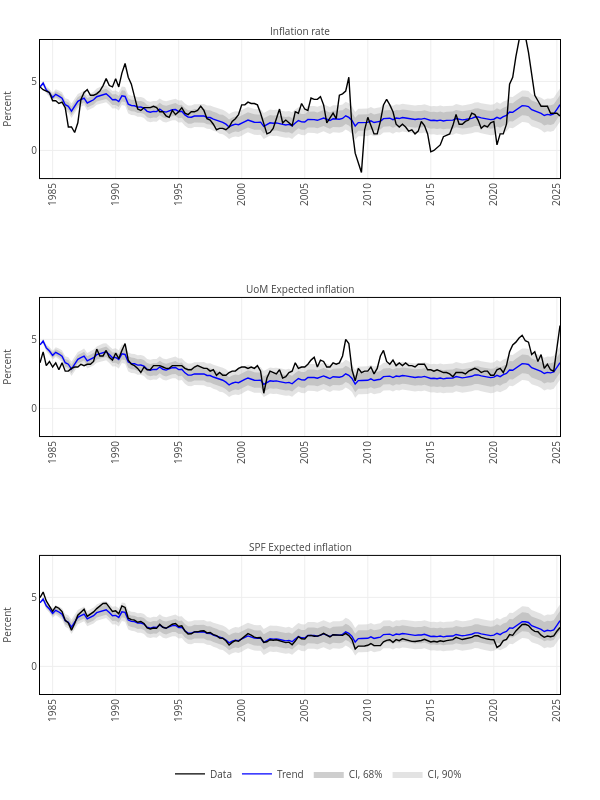

The code cell stored with this chart in its notebook:
### Markdown cell above
#### Trends

### Code cell
figures=Array{Any}(undef, 4)


for i=4:6
    
     trace0 = pltjs.scatter(;x=date[1:end-max_h], y=data[1:end-max_h, i], name="Data", mode="lines", line=attr(width=1.4, color="black"), showlegend=i==5);
     trace1 = pltjs.scatter(;x=date[1:end-max_h], y=Tᵐ[1:end-max_h, i], name="Trend", mode="lines", line=attr(color="rgba(0,0,0,0)"), showlegend=false);
     trace2 = pltjs.scatter(;x=date[1:end-max_h], y=T95[1:end-max_h, i], name="CI, 90%", mode="lines", fill="tonexty", fillcolor="rgba(185, 185, 185, .40)", line_color="transparent", showlegend=i==5);
     trace3 = pltjs.scatter(;x=date[1:end-max_h], y=T05[1:end-max_h, i], name="CI, 90%", mode="lines", fill="tonexty", fillcolor="rgba(185, 185, 185, .40)", line_color="transparent", showlegend=false);
     trace4 = pltjs.scatter(;x=date[1:end-max_h], y=T84[1:end-max_h, i], name="CI, 68%", mode="lines", fill="tonexty", fillcolor="rgba(185, 185, 185, .70)", line_color="transparent", showlegend=i==5);
     trace5 = pltjs.scatter(;x=date[1:end-max_h], y=T16[1:end-max_h, i], name="CI, 68%", mode="lines", fill="tonexty", fillcolor="rgba(185, 185, 185, .70)", line_color="transparent", showlegend=false);
     trace6 = pltjs.scatter(;x=date[1:end-max_h], y=Tᵐ[1:end-max_h, i], name="Trend", mode="lines", line=attr(width=1.4, color="rgba(0,0,255,1)"), showlegend=i==5);

     layout  = pltjs.Layout(;title=titles[i], titlefont=attr(size=12),
                            xaxis=attr(tickfont_size=10, showgrid=true, linecolor="black", mirror=true, nticks=20, tickangle=-90, zeroline=false),
                            yaxis=attr(tickfont_size=10, showgrid=true, linecolor="black", mirror=true, zeroline=false, titlefont=attr(size=10), title=scales[i], range=[-2,8]));

     figures[i-3] = pltjs.plot([trace1; trace2; 
                              trace1; trace3; 
                              trace1; trace4;
                              trace1; trace5; 
                              trace6; trace0], layout);
end

fig = [figures[1]; figures[2]; figures[3]];

fig.plot.layout["width"]  = 600;
fig.plot.layout["height"] = 800;

# Margins
fig.plot.layout["margin"][:b]  = 40;
fig.plot.layout["margin"][:t]  = 40;
fig.plot.layout["margin"][:r]  = 40;
fig.plot.layout["margin"][:l]  = 40;

# Title size
for i=1:3
    fig.plot.layout["annotations"][i][:font][:size] = 10;
end

# Legend
fig.plot.layout["legend"] = attr(orientation="h", y=-0.10, x=0.25, font=attr(size=10))

display(fig)
# savefig(fig, "./img/trends_infl.pdf", format="pdf")

### Figure 1 — Plotly figure (JSON) as saved in the notebook; plotly's stock layout.template omitted (floating-point values rounded to 4 significant figures; data arrays with more than 128 entries replaced by an {"elided": "..."} marker saying what was removed)
{"data": [{"line": {"color": "rgba(0,0,0,0)"}, "mode": "lines", "name": "Trend", "showlegend": false, "type": "scatter", "x": {"elided": "166 str values"}, "xaxis": "x1", "y": {"elided": "166 float values"}, "yaxis": "y1"}, {"fill": "tonexty", "fillcolor": "rgba(185, 185, 185, .40)", "line": {"color": "transparent"}, "mode": "lines", "name": "CI, 90%", "showlegend": false, "type": "scatter", "x": {"elided": "166 str values"}, "xaxis": "x1", "y": {"elided": "166 float values"}, "yaxis": "y1"}, {"line": {"color": "rgba(0,0,0,0)"}, "mode": "lines", "name": "Trend", "showlegend": false, "type": "scatter", "x": {"elided": "166 str values"}, "xaxis": "x1", "y": {"elided": "166 float values"}, "yaxis": "y1"}, {"fill": "tonexty", "fillcolor": "rgba(185, 185, 185, .40)", "line": {"color": "transparent"}, "mode": "lines", "name": "CI, 90%", "showlegend": false, "type": "scatter", "x": {"elided": "166 str values"}, "xaxis": "x1", "y": {"elided": "166 float values"}, "yaxis": "y1"}, {"line": {"color": "rgba(0,0,0,0)"}, "mode": "lines", "name": "Trend", "showlegend": false, "type": "scatter", "x": {"elided": "166 str values"}, "xaxis": "x1", "y": {"elided": "166 float values"}, "yaxis": "y1"}, {"fill": "tonexty", "fillcolor": "rgba(185, 185, 185, .70)", "line": {"color": "transparent"}, "mode": "lines", "name": "CI, 68%", "showlegend": false, "type": "scatter", "x": {"elided": "166 str values"}, "xaxis": "x1", "y": {"elided": "166 float values"}, "yaxis": "y1"}, {"line": {"color": "rgba(0,0,0,0)"}, "mode": "lines", "name": "Trend", "showlegend": false, "type": "scatter", "x": {"elided": "166 str values"}, "xaxis": "x1", "y": {"elided": "166 float values"}, "yaxis": "y1"}, {"fill": "tonexty", "fillcolor": "rgba(185, 185, 185, .70)", "line": {"color": "transparent"}, "mode": "lines", "name": "CI, 68%", "showlegend": false, "type": "scatter", "x": {"elided": "166 str values"}, "xaxis": "x1", "y": {"elided": "166 float values"}, "yaxis": "y1"}, {"line": {"color": "rgba(0,0,255,1)", "width": 1.4}, "mode": "lines", "name": "Trend", "showlegend": false, "type": "scatter", "x": {"elided": "166 str values"}, "xaxis": "x1", "y": {"elided": "166 float values"}, "yaxis": "y1"}, {"line": {"color": "black", "width": 1.4}, "mode": "lines", "name": "Data", "showlegend": false, "type": "scatter", "x": {"elided": "166 str values"}, "xaxis": "x1", "y": {"elided": "166 float values"}, "yaxis": "y1"}, {"line": {"color": "rgba(0,0,0,0)"}, "mode": "lines", "name": "Trend", "showlegend": false, "type": "scatter", "x": {"elided": "166 str values"}, "xaxis": "x2", "y": {"elided": "166 float values"}, "yaxis": "y2"}, {"fill": "tonexty", "fillcolor": "rgba(185, 185, 185, .40)", "line": {"color": "transparent"}, "mode": "lines", "name": "CI, 90%", "showlegend": true, "type": "scatter", "x": {"elided": "166 str values"}, "xaxis": "x2", "y": {"elided": "166 float values"}, "yaxis": "y2"}, {"line": {"color": "rgba(0,0,0,0)"}, "mode": "lines", "name": "Trend", "showlegend": false, "type": "scatter", "x": {"elided": "166 str values"}, "xaxis": "x2", "y": {"elided": "166 float values"}, "yaxis": "y2"}, {"fill": "tonexty", "fillcolor": "rgba(185, 185, 185, .40)", "line": {"color": "transparent"}, "mode": "lines", "name": "CI, 90%", "showlegend": false, "type": "scatter", "x": {"elided": "166 str values"}, "xaxis": "x2", "y": {"elided": "166 float values"}, "yaxis": "y2"}, {"line": {"color": "rgba(0,0,0,0)"}, "mode": "lines", "name": "Trend", "showlegend": false, "type": "scatter", "x": {"elided": "166 str values"}, "xaxis": "x2", "y": {"elided": "166 float values"}, "yaxis": "y2"}, {"fill": "tonexty", "fillcolor": "rgba(185, 185, 185, .70)", "line": {"color": "transparent"}, "mode": "lines", "name": "CI, 68%", "showlegend": true, "type": "scatter", "x": {"elided": "166 str values"}, "xaxis": "x2", "y": {"elided": "166 float values"}, "yaxis": "y2"}, {"line": {"color": "rgba(0,0,0,0)"}, "mode": "lines", "name": "Trend", "showlegend": false, "type": "scatter", "x": {"elided": "166 str values"}, "xaxis": "x2", "y": {"elided": "166 float values"}, "yaxis": "y2"}, {"fill": "tonexty", "fillcolor": "rgba(185, 185, 185, .70)", "line": {"color": "transparent"}, "mode": "lines", "name": "CI, 68%", "showlegend": false, "type": "scatter", "x": {"elided": "166 str values"}, "xaxis": "x2", "y": {"elided": "166 float values"}, "yaxis": "y2"}, {"line": {"color": "rgba(0,0,255,1)", "width": 1.4}, "mode": "lines", "name": "Trend", "showlegend": true, "type": "scatter", "x": {"elided": "166 str values"}, "xaxis": "x2", "y": {"elided": "166 float values"}, "yaxis": "y2"}, {"line": {"color": "black", "width": 1.4}, "mode": "lines", "name": "Data", "showlegend": true, "type": "scatter", "x": {"elided": "166 str values"}, "xaxis": "x2", "y": {"elided": "166 float values"}, "yaxis": "y2"}, {"line": {"color": "rgba(0,0,0,0)"}, "mode": "lines", "name": "Trend", "showlegend": false, "type": "scatter", "x": {"elided": "166 str values"}, "xaxis": "x3", "y": {"elided": "166 float values"}, "yaxis": "y3"}, {"fill": "tonexty", "fillcolor": "rgba(185, 185, 185, .40)", "line": {"color": "transparent"}, "mode": "lines", "name": "CI, 90%", "showlegend": false, "type": "scatter", "x": {"elided": "166 str values"}, "xaxis": "x3", "y": {"elided": "166 float values"}, "yaxis": "y3"}, {"line": {"color": "rgba(0,0,0,0)"}, "mode": "lines", "name": "Trend", "showlegend": false, "type": "scatter", "x": {"elided": "166 str values"}, "xaxis": "x3", "y": {"elided": "166 float values"}, "yaxis": "y3"}, {"fill": "tonexty", "fillcolor": "rgba(185, 185, 185, .40)", "line": {"color": "transparent"}, "mode": "lines", "name": "CI, 90%", "showlegend": false, "type": "scatter", "x": {"elided": "166 str values"}, "xaxis": "x3", "y": {"elided": "166 float values"}, "yaxis": "y3"}, {"line": {"color": "rgba(0,0,0,0)"}, "mode": "lines", "name": "Trend", "showlegend": false, "type": "scatter", "x": {"elided": "166 str values"}, "xaxis": "x3", "y": {"elided": "166 float values"}, "yaxis": "y3"}, {"fill": "tonexty", "fillcolor": "rgba(185, 185, 185, .70)", "line": {"color": "transparent"}, "mode": "lines", "name": "CI, 68%", "showlegend": false, "type": "scatter", "x": {"elided": "166 str values"}, "xaxis": "x3", "y": {"elided": "166 float values"}, "yaxis": "y3"}, {"line": {"color": "rgba(0,0,0,0)"}, "mode": "lines", "name": "Trend", "showlegend": false, "type": "scatter", "x": {"elided": "166 str values"}, "xaxis": "x3", "y": {"elided": "166 float values"}, "yaxis": "y3"}, {"fill": "tonexty", "fillcolor": "rgba(185, 185, 185, .70)", "line": {"color": "transparent"}, "mode": "lines", "name": "CI, 68%", "showlegend": false, "type": "scatter", "x": {"elided": "166 str values"}, "xaxis": "x3", "y": {"elided": "166 float values"}, "yaxis": "y3"}, {"line": {"color": "rgba(0,0,255,1)", "width": 1.4}, "mode": "lines", "name": "Trend", "showlegend": false, "type": "scatter", "x": {"elided": "166 str values"}, "xaxis": "x3", "y": {"elided": "166 float values"}, "yaxis": "y3"}, {"line": {"color": "black", "width": 1.4}, "mode": "lines", "name": "Data", "showlegend": false, "type": "scatter", "x": {"elided": "166 str values"}, "xaxis": "x3", "y": {"elided": "166 float values"}, "yaxis": "y3"}], "layout": {"annotations": [{"font": {"size": 10}, "showarrow": false, "text": "Inflation rate", "x": 0.5, "xanchor": "center", "xref": "paper", "y": 1, "yanchor": "bottom", "yref": "paper"}, {"font": {"size": 10}, "showarrow": false, "text": "UoM Expected inflation", "x": 0.5, "xanchor": "center", "xref": "paper", "y": 0.6056, "yanchor": "bottom", "yref": "paper"}, {"font": {"size": 10}, "showarrow": false, "text": "SPF Expected inflation", "x": 0.5, "xanchor": "center", "xref": "paper", "y": 0.2111, "yanchor": "bottom", "yref": "paper"}], "height": 800, "legend": {"font": {"size": 10}, "orientation": "h", "x": 0.25, "y": -0.1}, "margin": {"b": 40, "l": 40, "r": 40, "t": 40}, "width": 600, "xaxis1": {"anchor": "y1", "domain": [0, 1], "linecolor": "black", "mirror": true, "nticks": 20, "showgrid": true, "tickangle": -90, "tickfont": {"size": 10}, "zeroline": false}, "xaxis2": {"anchor": "y2", "domain": [0, 1], "linecolor": "black", "mirror": true, "nticks": 20, "showgrid": true, "tickangle": -90, "tickfont": {"size": 10}, "zeroline": false}, "xaxis3": {"anchor": "y3", "domain": [0, 1], "linecolor": "black", "mirror": true, "nticks": 20, "showgrid": true, "tickangle": -90, "tickfont": {"size": 10}, "zeroline": false}, "yaxis1": {"anchor": "x1", "domain": [0.7889, 1], "linecolor": "black", "mirror": true, "range": [-2, 8], "showgrid": true, "tickfont": {"size": 10}, "title": "Percent", "titlefont": {"size": 10}, "zeroline": false}, "yaxis2": {"anchor": "x2", "domain": [0.3944, 0.6056], "linecolor": "black", "mirror": true, "range": [-2, 8], "showgrid": true, "tickfont": {"size": 10}, "title": "Percent", "titlefont": {"size": 10}, "zeroline": false}, "yaxis3": {"anchor": "x3", "domain": [-8.327e-17, 0.2111], "linecolor": "black", "mirror": true, "range": [-2, 8], "showgrid": true, "tickfont": {"size": 10}, "title": "Percent", "titlefont": {"size": 10}, "zeroline": false}}}
